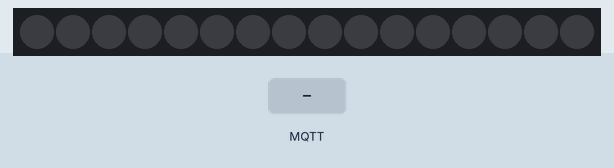
Simulated run of this sketch. Board: ESP8266 (NodeMCU). Parts: 16 RGB LEDs in strip order, left to right. The test bench sets the inputs (shaded band). WiFi joins after 1.5 s; servers stay silent unless stated; no MQTT or app messages arrive unless stated; what the sketch prints to the serial monitor is not drawn.

Above: at 2.8 s.
2.9 s: MQTT message "misto" arrives on the first subscribed topic
At 4.3 s:
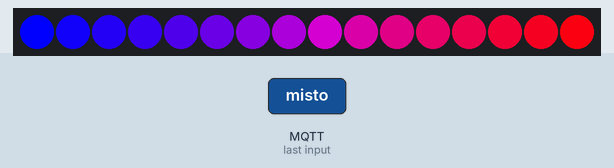
4.9 s: MQTT message "verde" arrives on the first subscribed topic
At 6.6 s:
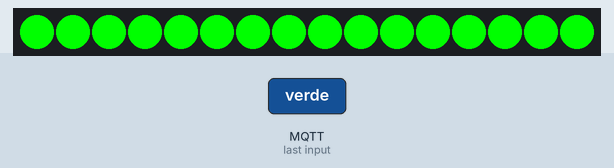
6.9 s: MQTT message "blue" arrives on the first subscribed topic
At 8.5 s:
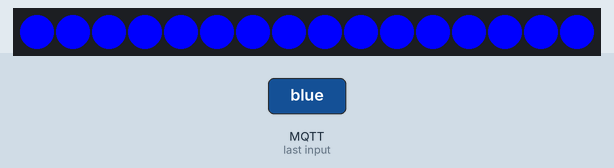
8.9 s: MQTT message "rosso" arrives on the first subscribed topic
At 10.0 s:
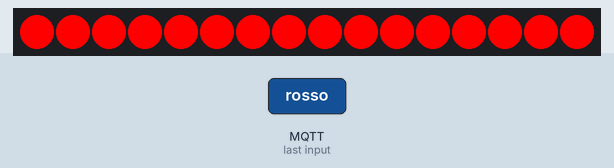
10.9 s: MQTT message "fucsia" arrives on the first subscribed topic
At 12.6 s:
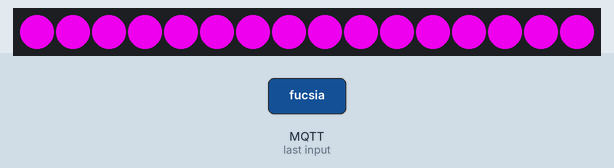
12.9 s: MQTT message "bianco" arrives on the first subscribed topic
At 14.3 s:
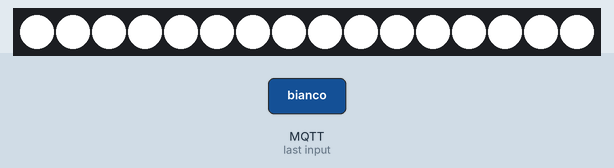
Timing chart, 0 to 15.9 s (numbered marks = the images above; inputs shaded):
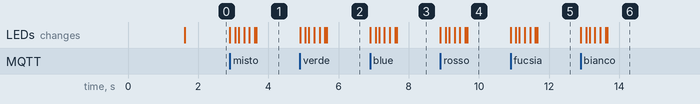

The sketch:

esp8266_rgbSpot.ino
```cpp
/*
  PILO
  PILO is a project based on a set of soft interfaces,
  These soft interfaces are connected to a main (core) board based on a ESP8266 and a breakout board.
  The core board is powered by a powerbank.
  Every time a soft button in pressed, an MQTT message is sent to a specific topic.
  MQTT server in this case is a mosquitto in a local network.
  Then there's NodeRed with a flow used to create the interactions between objects.

  This is a simple code to control a neopixel node (done with an ESP8266 and a neopixel ring)
  by sending to it the name of the color.

  CC BY-SA
*/

#include <ESP8266WiFi.h>
#include <PubSubClient.h>
#include <Adafruit_NeoPixel.h>

#define PIN            D4
#define NUMPIXELS      16

const char* ssid = "your_ssid";
const char* pass = "your_password";
const char* mqtt_server = "192.168.0.15";
const char* node_name = "rgbwspot01";
const char* topic_name = "/rgbwspot/01";

Adafruit_NeoPixel pixels = Adafruit_NeoPixel(NUMPIXELS, PIN, NEO_GRBW + NEO_KHZ800);

WiFiClient espClient;
PubSubClient client(espClient);

unsigned long previousMillis = 0;
const long check_interval = 60000;

void setup() {
  Serial.begin(115200);
  delay(10);

  setup_wifi();

  client.setServer(mqtt_server, 1883);
  client.setCallback(callback);

  pixels.begin();
}

void setup_wifi() {

  delay(10);

  //clean up AP mode and force STA mode
  //https://stackoverflow.com/questions/39688410/how-to-switch-to-normal-wifi-mode-to-access-point-mode-esp8266
  WiFi.softAPdisconnect();
  WiFi.disconnect();
  WiFi.mode(WIFI_STA);
  delay(100);

  // We start by connecting to a WiFi network
  Serial.println();
  Serial.print("Connecting to ");
  Serial.println(ssid);

  WiFi.begin(ssid, pass);

  while (WiFi.status() != WL_CONNECTED) {
    delay(500);
    Serial.print(".");
  }

  Serial.println("");
  Serial.println("WiFi connected");
  Serial.println("IP address: ");
  Serial.println(WiFi.localIP());
}

void callback(char* topic, byte* payload, unsigned int length) {
  Serial.print("Message arrived [");
  Serial.print(topic);
  Serial.print("] ");

  String msg_received = "";
  for (int i = 0; i < length; i++) {
    Serial.print((char)payload[i]);
    msg_received += (char)payload[i];
  }

  if (msg_received == "rosso") {
    for (int i = 0; i < NUMPIXELS; i++) {
      pixels.setPixelColor(i, pixels.Color(255, 0, 0, 0));
      pixels.show();
      delay(50);
    }
  }

  if (msg_received == "verde") {
    for (int i = 0; i < NUMPIXELS; i++) {
      pixels.setPixelColor(i, pixels.Color(0, 255, 0, 0));
      pixels.show();
      delay(50);
    }
  }

  if (msg_received == "blue") {
    for (int i = 0; i < NUMPIXELS; i++) {
      pixels.setPixelColor(i, pixels.Color(0, 0, 255, 0));
      pixels.show();
      delay(50);
    }
  }

  if (msg_received == "fucsia") {
    for (int i = 0; i < NUMPIXELS; i++) {
      pixels.setPixelColor(i, pixels.Color(200, 0, 200, 0));
      pixels.show();
      delay(50);
    }
  }

  if (msg_received == "bianco") {
    for (int i = 0; i < NUMPIXELS; i++) {
      pixels.setPixelColor(i, pixels.Color(0, 0, 0, 255));
      pixels.show();
      delay(50);
    }
  }

  if (msg_received == "spenta") {
    for (int i = 0; i < NUMPIXELS; i++) {
      pixels.setPixelColor(i, pixels.Color(0, 0, 0, 0));
      pixels.show();
      delay(50);
    }
  }

  if (msg_received == "misto") {
    for (int i = 0; i < NUMPIXELS; i++) {
      pixels.setPixelColor(i, pixels.Color(i * 16, 0, 255 - i * 16, 0));
      pixels.show();
      delay(50);
    }
  }
  Serial.println();
}

void reconnect() {
  // Loop until we're reconnected
  while (!client.connected()) {
    Serial.print("Attempting MQTT connection...");
    // Attempt to connect
    if (client.connect(node_name)) {
      Serial.println("connected");
      // Once connected, publish an announcement...
      //client.publish(topic_name, "-1");
      // ... and resubscribe
      client.subscribe(topic_name);
    } else {
      Serial.print("failed, rc=");
      Serial.print(client.state());
      Serial.println(" try again in 5 seconds");
      // Wait 5 seconds before retrying
      delay(5000);
    }
  }
}

void loop() {
  if (!client.connected()) {
    reconnect();
  }
  client.loop();

  unsigned long currentMillis = millis();

  if (currentMillis - previousMillis >= check_interval) {
    // save the last time you blinked the LED
    previousMillis = currentMillis;

    //send an ALIVE message
    client.publish("alive", node_name);
  }
}
```

Measured:
- after the input at 2.9 s, the LEDs: first change at once (image 1 shows a later state)
- after the input at 4.9 s, the LEDs: first change at once (image 2 shows a later state)
- after the input at 6.9 s, the LEDs: first change at once (image 3 shows a later state)
- after the input at 8.9 s, the LEDs: first change at once (image 4 shows a later state)
- after the input at 10.9 s, the LEDs: first change at once (image 5 shows a later state)
- after the input at 12.9 s, the LEDs: first change at once (image 6 shows a later state)
